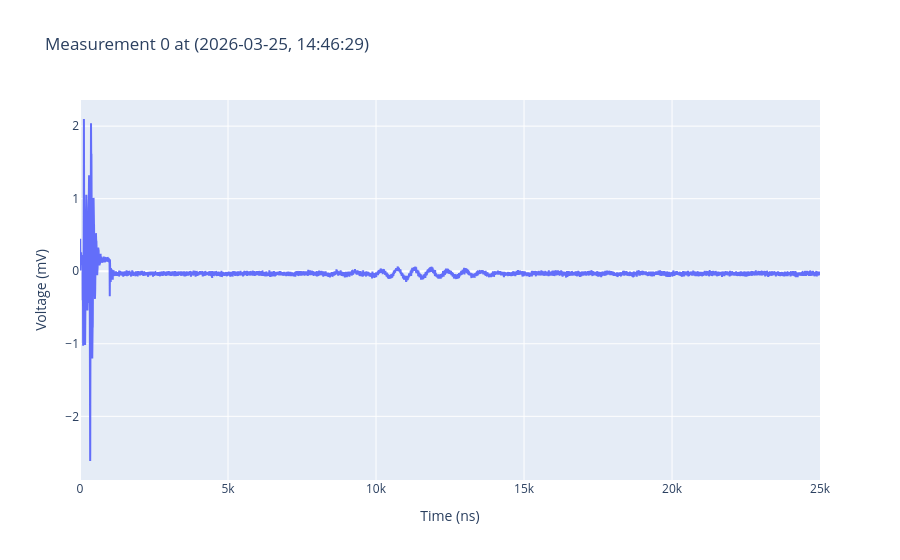

The notebook cell this image was saved under:
### Code cell
import plotly.graph_objects as go
from ipywidgets import interact
import ipywidgets as widgets
from datetime import datetime
import matplotlib.cm as cm

data = data_test_battery

def plot_waveform(i):
    fig = go.Figure()
    fig.add_trace(go.Scatter(x=data[i]['time'], y=data[i]['voltage'], mode='lines'))
    fig.update_layout(
        title=f'Measurement {i} at ({datetime.fromtimestamp(data[i]["time_collected"]).strftime("%Y-%m-%d, %H:%M:%S")})',
        xaxis_title='Time (ns)',
        yaxis_title='Voltage (mV)'
    )
    fig.show()

slider = widgets.IntSlider(
    value=0,
    min=0,
    max=len(data) - 2,
    step=1,
    description='measurement:',
    continuous_update=False
)

interact(plot_waveform, i=slider)

### Figure 1 — Plotly figure (JSON) as saved in the notebook; plotly's stock layout.template omitted (floating-point values rounded to 4 significant figures; data arrays with more than 128 entries replaced by an {"elided": "..."} marker saying what was removed)
{"data": [{"mode": "lines", "type": "scatter", "x": {"elided": "12500 float values"}, "y": {"elided": "12500 float values"}}], "layout": {"title": {"text": "Measurement 0 at (2026-03-25, 14:46:29)"}, "xaxis": {"title": {"text": "Time (ns)"}}, "yaxis": {"title": {"text": "Voltage (mV)"}}}}
